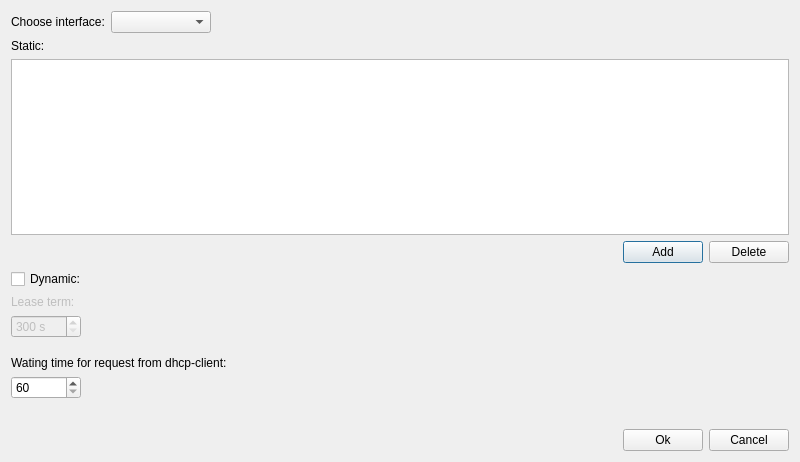
<?xml version="1.0" encoding="UTF-8"?>
<ui version="4.0">
 <class>dhspServerProperty</class>
 <widget class="QDialog" name="dhspServerProperty">
  <property name="geometry">
   <rect>
    <x>0</x>
    <y>0</y>
    <width>800</width>
    <height>462</height>
   </rect>
  </property>
  <property name="sizePolicy">
   <sizepolicy hsizetype="Maximum" vsizetype="Preferred">
    <horstretch>0</horstretch>
    <verstretch>0</verstretch>
   </sizepolicy>
  </property>
  <property name="minimumSize">
   <size>
    <width>800</width>
    <height>0</height>
   </size>
  </property>
  <property name="windowTitle">
   <string>DHCP server's properties</string>
  </property>
  <layout class="QVBoxLayout" name="verticalLayout">
   <item>
    <layout class="QHBoxLayout" name="horizontalLayout_2">
     <item>
      <widget class="QLabel" name="label_3">
       <property name="text">
        <string>Choose interface:</string>
       </property>
      </widget>
     </item>
     <item>
      <widget class="QComboBox" name="cb_interface">
       <property name="minimumSize">
        <size>
         <width>100</width>
         <height>0</height>
        </size>
       </property>
      </widget>
     </item>
     <item>
      <spacer name="horizontalSpacer_3">
       <property name="orientation">
        <enum>Qt::Horizontal</enum>
       </property>
       <property name="sizeHint" stdset="0">
        <size>
         <width>40</width>
         <height>20</height>
        </size>
       </property>
      </spacer>
     </item>
    </layout>
   </item>
   <item>
    <widget class="QLabel" name="label">
     <property name="text">
      <string>Static:</string>
     </property>
    </widget>
   </item>
   <item>
    <widget class="QTableView" name="tv_static">
     <property name="selectionMode">
      <enum>QAbstractItemView::SingleSelection</enum>
     </property>
     <property name="selectionBehavior">
      <enum>QAbstractItemView::SelectRows</enum>
     </property>
    </widget>
   </item>
   <item>
    <layout class="QHBoxLayout" name="horizontalLayout">
     <item>
      <spacer name="horizontalSpacer">
       <property name="orientation">
        <enum>Qt::Horizontal</enum>
       </property>
       <property name="sizeHint" stdset="0">
        <size>
         <width>40</width>
         <height>20</height>
        </size>
       </property>
      </spacer>
     </item>
     <item>
      <widget class="QPushButton" name="btn_add">
       <property name="text">
        <string>Add</string>
       </property>
       <property name="icon">
        <iconset resource="../../netemul.qrc">
         <normaloff>:/im/images/edit_add.png</normaloff>:/im/images/edit_add.png</iconset>
       </property>
      </widget>
     </item>
     <item>
      <widget class="QPushButton" name="btn_del">
       <property name="text">
        <string>Delete</string>
       </property>
       <property name="icon">
        <iconset resource="../../netemul.qrc">
         <normaloff>:/im/images/edit_remove.png</normaloff>:/im/images/edit_remove.png</iconset>
       </property>
      </widget>
     </item>
    </layout>
   </item>
   <item>
    <widget class="QCheckBox" name="cb_dynamic">
     <property name="text">
      <string>Dynamic:</string>
     </property>
    </widget>
   </item>
   <item>
    <widget class="QLabel" name="lb_term">
     <property name="enabled">
      <bool>false</bool>
     </property>
     <property name="text">
      <string>Lease term:</string>
     </property>
    </widget>
   </item>
   <item>
    <widget class="QSpinBox" name="sb_time">
     <property name="enabled">
      <bool>false</bool>
     </property>
     <property name="sizePolicy">
      <sizepolicy hsizetype="Maximum" vsizetype="Fixed">
       <horstretch>0</horstretch>
       <verstretch>0</verstretch>
      </sizepolicy>
     </property>
     <property name="minimumSize">
      <size>
       <width>70</width>
       <height>0</height>
      </size>
     </property>
     <property name="suffix">
      <string> s</string>
     </property>
     <property name="minimum">
      <number>300</number>
     </property>
     <property name="maximum">
      <number>3600</number>
     </property>
     <property name="singleStep">
      <number>10</number>
     </property>
    </widget>
   </item>
   <item>
    <layout class="QHBoxLayout" name="horizontalLayout_3">
     <item>
      <widget class="ipEdit" name="ie_begin" native="true">
       <property name="enabled">
        <bool>false</bool>
       </property>
       <property name="toolTip">
        <string>Ip address</string>
       </property>
       <property name="whatsThis">
        <string>The field for ip-address.</string>
       </property>
       <property name="labelText" stdset="0">
        <string>From:</string>
       </property>
      </widget>
     </item>
     <item>
      <widget class="ipEdit" name="ie_end" native="true">
       <property name="enabled">
        <bool>false</bool>
       </property>
       <property name="toolTip">
        <string>Ip address</string>
       </property>
       <property name="whatsThis">
        <string>The field for ip-address.</string>
       </property>
       <property name="labelText" stdset="0">
        <string>to:</string>
       </property>
      </widget>
     </item>
    </layout>
   </item>
   <item>
    <layout class="QHBoxLayout" name="horizontalLayout_4">
     <item>
      <widget class="ipEdit" name="ie_mask" native="true">
       <property name="enabled">
        <bool>false</bool>
       </property>
       <property name="toolTip">
        <string>Ip address</string>
       </property>
       <property name="whatsThis">
        <string>The field for ip-address.</string>
       </property>
       <property name="labelText" stdset="0">
        <string>Mask:</string>
       </property>
      </widget>
     </item>
     <item>
      <widget class="ipEdit" name="ie_gatew" native="true">
       <property name="enabled">
        <bool>false</bool>
       </property>
       <property name="toolTip">
        <string>Ip address</string>
       </property>
       <property name="whatsThis">
        <string>The field for ip-address.</string>
       </property>
       <property name="labelText" stdset="0">
        <string>Gateway:</string>
       </property>
      </widget>
     </item>
    </layout>
   </item>
   <item>
    <widget class="QLabel" name="label_2">
     <property name="text">
      <string>Wating time for request from dhcp-client:</string>
     </property>
    </widget>
   </item>
   <item>
    <widget class="QSpinBox" name="sb_waitingTime">
     <property name="maximumSize">
      <size>
       <width>70</width>
       <height>16777215</height>
      </size>
     </property>
     <property name="minimum">
      <number>60</number>
     </property>
     <property name="maximum">
      <number>300</number>
     </property>
    </widget>
   </item>
   <item>
    <spacer name="verticalSpacer">
     <property name="orientation">
      <enum>Qt::Vertical</enum>
     </property>
     <property name="sizeHint" stdset="0">
      <size>
       <width>20</width>
       <height>40</height>
      </size>
     </property>
    </spacer>
   </item>
   <item>
    <layout class="QHBoxLayout" name="horizontalLayout_5">
     <item>
      <spacer name="horizontalSpacer_2">
       <property name="orientation">
        <enum>Qt::Horizontal</enum>
       </property>
       <property name="sizeHint" stdset="0">
        <size>
         <width>40</width>
         <height>20</height>
        </size>
       </property>
      </spacer>
     </item>
     <item>
      <widget class="QPushButton" name="btn_ok">
       <property name="text">
        <string>Ok</string>
       </property>
       <property name="icon">
        <iconset resource="../../netemul.qrc">
         <normaloff>:/im/images/ok.png</normaloff>:/im/images/ok.png</iconset>
       </property>
      </widget>
     </item>
     <item>
      <widget class="QPushButton" name="btn_cancel">
       <property name="text">
        <string>Cancel</string>
       </property>
       <property name="icon">
        <iconset resource="../../netemul.qrc">
         <normaloff>:/im/images/not.png</normaloff>:/im/images/not.png</iconset>
       </property>
      </widget>
     </item>
    </layout>
   </item>
  </layout>
 </widget>
 <customwidgets>
  <customwidget>
   <class>ipEdit</class>
   <extends>QWidget</extends>
   <header>ipedit.h</header>
  </customwidget>
 </customwidgets>
 <resources>
  <include location="../../netemul.qrc"/>
 </resources>
 <connections>
  <connection>
   <sender>btn_cancel</sender>
   <signal>clicked()</signal>
   <receiver>dhspServerProperty</receiver>
   <slot>reject()</slot>
   <hints>
    <hint type="sourcelabel">
     <x>789</x>
     <y>451</y>
    </hint>
    <hint type="destinationlabel">
     <x>49</x>
     <y>284</y>
    </hint>
   </hints>
  </connection>
  <connection>
   <sender>btn_add</sender>
   <signal>clicked()</signal>
   <receiver>dhspServerProperty</receiver>
   <slot>addRecord()</slot>
   <hints>
    <hint type="sourcelabel">
     <x>694</x>
     <y>214</y>
    </hint>
    <hint type="destinationlabel">
     <x>234</x>
     <y>228</y>
    </hint>
   </hints>
  </connection>
  <connection>
   <sender>btn_del</sender>
   <signal>clicked()</signal>
   <receiver>dhspServerProperty</receiver>
   <slot>deleteRecord()</slot>
   <hints>
    <hint type="sourcelabel">
     <x>789</x>
     <y>214</y>
    </hint>
    <hint type="destinationlabel">
     <x>260</x>
     <y>234</y>
    </hint>
   </hints>
  </connection>
  <connection>
   <sender>cb_dynamic</sender>
   <signal>toggled(bool)</signal>
   <receiver>dhspServerProperty</receiver>
   <slot>changeState(bool)</slot>
   <hints>
    <hint type="sourcelabel">
     <x>42</x>
     <y>244</y>
    </hint>
    <hint type="destinationlabel">
     <x>114</x>
     <y>326</y>
    </hint>
   </hints>
  </connection>
  <connection>
   <sender>btn_ok</sender>
   <signal>clicked()</signal>
   <receiver>dhspServerProperty</receiver>
   <slot>apply()</slot>
   <hints>
    <hint type="sourcelabel">
     <x>693</x>
     <y>451</y>
    </hint>
    <hint type="destinationlabel">
     <x>540</x>
     <y>364</y>
    </hint>
   </hints>
  </connection>
 </connections>
 <slots>
  <slot>addRecord()</slot>
  <slot>deleteRecord()</slot>
  <slot>changeState(bool)</slot>
  <slot>apply()</slot>
 </slots>
</ui>
